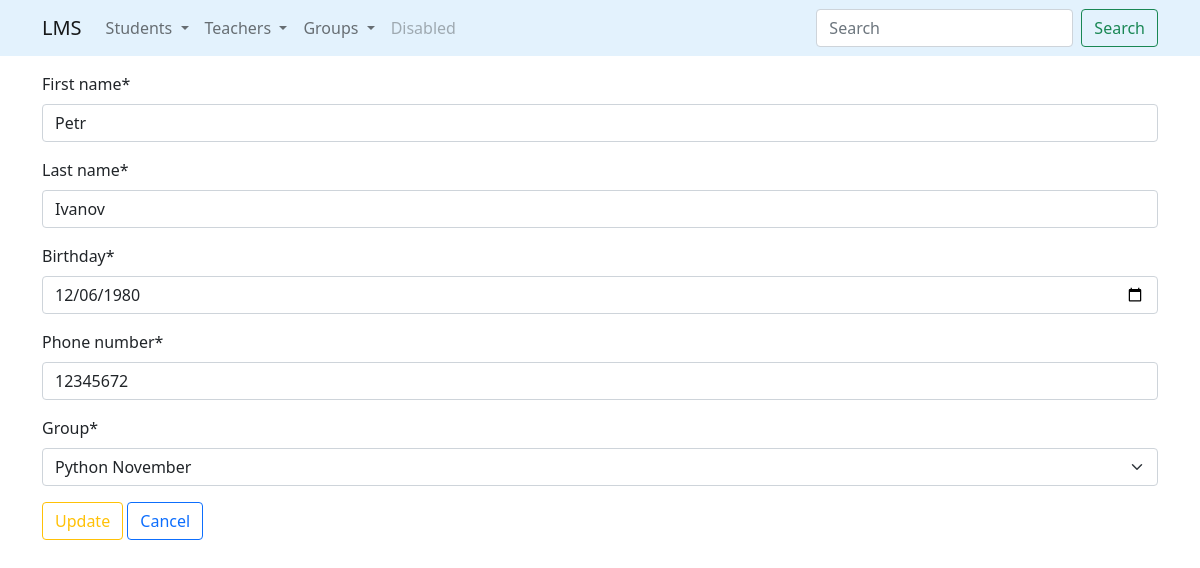
The app's page /students/update/1/ with its own data.
### students/models.py (models this page shows, shortened)
class Students(models.Model):
    first_name = models.CharField(
        max_length=100,
        validators=[MinLengthValidator(2)]
    )
    last_name = models.CharField(
        max_length=100,
        validators=[MinLengthValidator(2)]
    )
    age = models.IntegerField()
    birthday = models.DateField(
        default=datetime.date.today,
        validators=[AdultValidator(20)]
    )
    phone_number = models.CharField(
        max_length=20,
        default='',
        validators=[
            MinLengthValidator(7),
            unique_number_validator
        ]
    )
    enroll_date = models.DateField(default=datetime.date.today)
    graduate_date = models.DateField(default=datetime.date.today)
    group = models.ForeignKey(
        Group,
        on_delete=models.SET_NULL,
        null=True,
        related_name='students'
    )

### students/views.py (the view)
# urls.py: path('update/<int:pk>/', update_student, name='update'),           # U
def update_student(request, pk):
    student = get_object_or_404(Students, id=pk)
    if request.method == 'GET':
        form = StudentCreateForm(instance=student)
    elif request.method == 'POST':
        form = StudentCreateForm(data=request.POST, instance=student)
        if form.is_valid():
            form.save()
            return HttpResponseRedirect(reverse('students:list'))
    return render(request, 'students/update.html', {'form': form})

### students/forms.py (shortened to what this page needs)
class StudentCreateForm(forms.ModelForm):
    class Meta:
        model = Students
        fields = [
            'first_name',
            'last_name',
            'birthday',
            'phone_number',
            'group'
        ]
        widgets = {
            'birthday': forms.DateInput(attrs={'type': 'date'})
        }

### groups/models.py (called while the page is built)
    def __str__(self):
        return self.group_name

### students/templates/students/update.html (shortened to what this page needs)
{% extends 'base.html' %}
{% load crispy_forms_tags %}
{% block content %}
    <form method="post">
        {{ form | crispy }}
        <input class="btn btn-outline-warning" type="submit" value="Update">
        <a class="btn btn-outline-primary" href="{% url 'students:list' %}">Cancel</a>
    </form>
{% endblock %}

### records on screen
Students: first_name "Petr", last_name "Ivanov", birthday "12/06/1980", phone_number "12345672", group "Python November"
